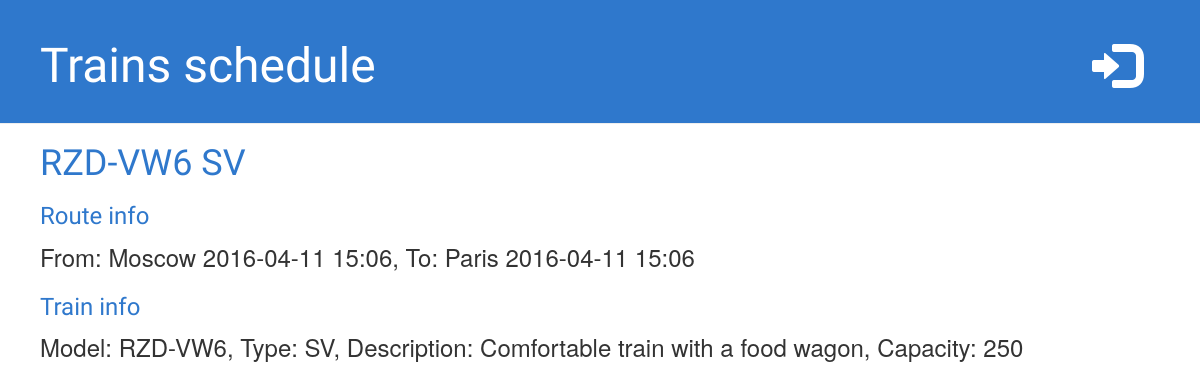
/schedule/trains/59, run on an earlier commit of the app's database.
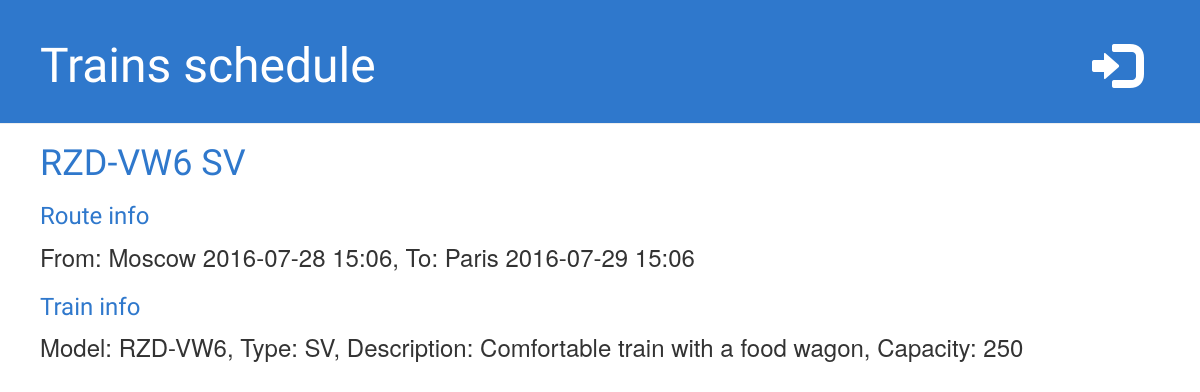
And on a later commit of the database.
### trains_schedule/models.py (models this page shows, shortened)
class Schedule(models.Model):
    departure_city = models.ForeignKey(City, related_name='s_departure_city_name')
    destination_city = models.ForeignKey(City, related_name='s_destination_city_name')
    departure_date = models.DateTimeField('date of departure')
    destination_date = models.DateTimeField('date of arriving')
    train = models.ForeignKey(Train)
    def display_train(self):
        return u'From: {} {}, To: {} {}'.format(self.departure_city, self.departure_date.strftime("%Y-%m-%d %H:%M"),
                                                self.destination_city, self.destination_date.strftime("%Y-%m-%d %H:%M"))
    def display_train_info(self):
        train = self.train
        return u'Model: {}, Type: {}, Description: {}, Capacity: {}'.format(train.train_model,
                                                                            train.train_type,
                                                                            train.train_type_description,
                                                                            train.train_capacity)

class City(models.Model):
    city_name = models.CharField(max_length=60)
    def trip_count(self):
        """
        Используется на форме администратора для отображения количества маршрутов в/из города
        """
        return self.s_departure_city_name.count() + self.s_destination_city_name.count()
    trip_count.short_description = 'Number of routes in/out of the city'
    def __unicode__(self):
        return u'{}'.format(self.city_name)

class Train(models.Model):
    train_model = models.CharField(max_length=20)
    train_type = models.CharField(max_length=10)
    train_type_description = models.CharField(max_length=100)
    train_capacity = models.IntegerField(default=0)
    def __unicode__(self):
        return u'{} {}'.format(self.train_model, self.train_type)

### trains_schedule/views.py (the view, shortened to what this page needs)
# urls.py: url(r'^trains/(?P<train_id>[0-9]+)?$', views.AllRoutes.as_view(), name='trains')
class AllRoutes(View):
    model = Schedule
    form_class = RouteCreation
    template_name = 'trains_schedule/trains.html'
    context_object_name = 'schedule_list'
    def get(self, request, train_id=None):
        if train_id:
            train = get_object_or_404(self.model, pk=train_id)
            context = {'train': train}
        else:
            context = {'schedule_list': self.model.objects.all().order_by('departure_date')}
        return render(request, self.template_name, context)

### trains_schedule/templates/trains_schedule/trains.html (shortened to what this page needs)
{% extends 'trains_schedule/base.html' %}
{% block content %}
{% if train %}
<h1>{{ train.train }}</h1>
<h3>{{ "Route info" }}</h3>
<div class="text_style">
    {{ train.display_train }}
</div>
<h3>{{ "Train info" }}</h3>
<div class="text_style">
    {{train.display_train_info}}
</div>
<br>
{% else %}
    <p></p>
{% endif %}
{% endblock content %}

What changed in the data, as far as the page shows it:
changed Schedule "RZD-VW6 SV": display_train "From: Moscow 2016-04-11 15:06, To: Paris 2016-04-11 15:06" → "From: Moscow 2016-07-28 15:06, To: Paris 2016-07-29 15:06"
